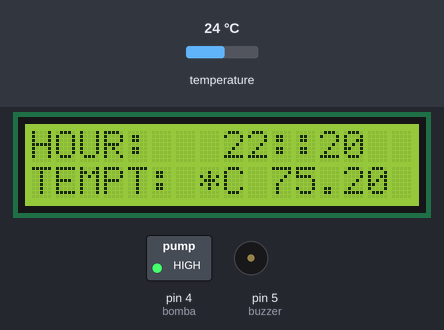
A sketch run on a simulated Arduino Uno, built with avr-gcc and run on an emulated ATmega328P. Parts: 16×2 character LCD, switched loads named in the sketch (green lamp = pin HIGH), buzzer (waves = sounding, pin HIGH). Inputs (shaded band) come from the test bench; at power-on: temperature 24 °C. The local clock reads 2024-03-15 10:24:30 at power-on unless the sketch sets it; what the sketch prints to the serial monitor is not drawn.

Above: at 1.2 s.
1.3 s: temperature set to 12 °C
At 2.5 s:
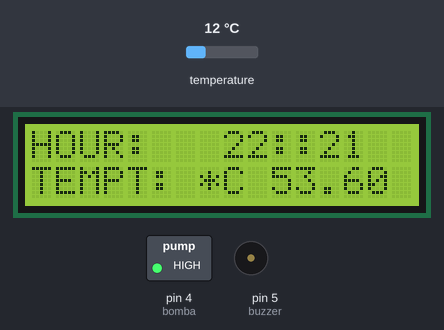
4.1 s: temperature set to 19 °C
At 4.9 s:
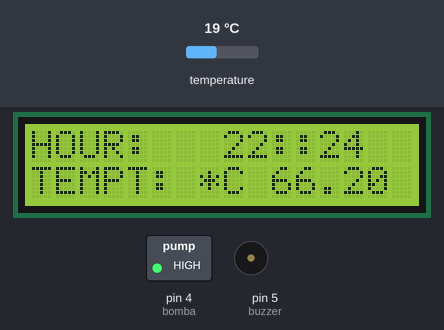
6.8 s: temperature set to 28 °C
At 9.1 s:
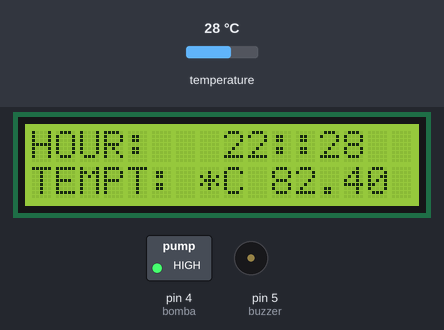
Timing chart, 0 to 10.6 s (numbered marks = the images above; inputs shaded):
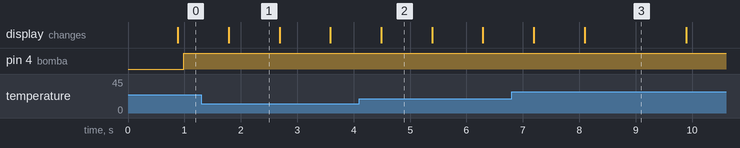

The sketch:

PRACTICA_6_BK.ino
```cpp
/**********************************************************BRYAN KUNCE - 2022096 - EB5BM***********************************************************************************/
//                                                                  PRACTICA #6                                                                                                        //

#include <Adafruit_LiquidCrystal.h>
#include <LiquidCrystal_I2C.h>//incluimos libreria para el LCD
LiquidCrystal_I2C lcd(0x27,16,2);

#include <OneWire.h> //Incluye libreria de protocolo de comunicacion One-Wire
#include <DallasTemperature.h> //Incluye libreria para el uso de sensor de temperatura

#define ONE_WIRE_BUS 7 //asigna al pin 7 del arduino para que nos pase el dato de temperatura
OneWire oneWire(ONE_WIRE_BUS); //En la libreria OneWire se le asigna en que pin se va a estar realizando la comunicacion
DallasTemperature sensors(&oneWire); //Se le asigna al objeto (Sensors) el pin donde se utiliza el protocolo One-Wire

#include <Wire.h>		// incluye libreria para interfaz I2C
#include <RTClib.h>		// incluye libreria para el manejo del modulo RTC
RTC_DS3231 Rtc;			// crea objeto del tipo RTC_DS3231

#define buzzer 5
#define outbuzzerer() pinMode(buzzer,OUTPUT)
#define encenbuzzerer() tone(buzzer,950)
#define apagbuzzerer() noTone(buzzer)

#define bomba 4
#define bombaout() pinMode(bomba,OUTPUT)
#define bombaencen() digitalWrite(bomba,HIGH)
#define bombaapag() digitalWrite(bomba,LOW)


void setup() {
 //BUZZER/BOMBA DE AGUA:
   outbuzzerer();
   bombaout();

 //PANTALLA LCD:
  lcd.init();
  lcd.backlight();
  lcd.clear();

 //SENSOR DE TEMPERATURA:
 Serial.begin(9600);
 sensors.begin(); //Inicializa la libreria DallasTemperature

//RTC:
 RTC_DS3231 rtc;
 rtc.begin();	//Inicializa el modulo RTC
 rtc.adjust(DateTime(__DATE__, __TIME__)); // funcion que permite establecer fecha y horario


}

void loop() {
 //SENSOR DE TEMPERATURA:

  sensors.requestTemperatures();  //Envia una solicitud al sensor para ver que temperatura nos devolvera el sensor
  float temperatura = sensors.getTempFByIndex(0);
 lcd.setCursor(0,1);
  lcd.print("TEMPT: *C ");
 lcd.print(temperatura);
 lcd.setCursor(0,0);
 lcd.print("HOUR:   ");


   DateTime fecha = Rtc.now();
  lcd.print(fecha.hour());
  lcd.print(":");

  Serial.print(fecha.minute());
  lcd.print(":");

  lcd.println(fecha.second());
  lcd.print(fecha.hour());

  lcd.print(":");
  lcd.print(fecha.minute());

    delay(100);


 if (fecha.hour() == 1 && fecha.minute() == 35 && fecha.second() == 0){
    encenbuzzerer();
   lcd.setCursor(0,0);
   lcd.print("ROCIO EN CAMINO");
   lcd.setCursor(0,1);
   lcd.print("...");
    delay(5000);
   lcd.clear();

  }
  if (fecha.hour() == 1 && fecha.minute() == 35 && fecha.second() == 5) {
  apagbuzzerer();
 lcd.setCursor(0,0);
 lcd.print("ESTADO:");
 lcd.setCursor(0,1);
 lcd.print("REGANDO");
 bombaapag();
  delay(20000);
 lcd.clear();
  } else{
    bombaencen();
  }
}
```

Measured:
- what the display in image 1 shows lasts 0.9 s, from 1.8 s to 2.7 s
